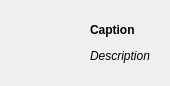
<?xml version="1.0" encoding="UTF-8"?>
<ui version="4.0">
 <class>ItemWidget</class>
 <widget class="QWidget" name="ItemWidget">
  <property name="geometry">
   <rect>
    <x>0</x>
    <y>0</y>
    <width>160</width>
    <height>82</height>
   </rect>
  </property>
  <property name="windowTitle">
   <string>Form</string>
  </property>
  <layout class="QHBoxLayout" name="horizontalLayout">
   <item>
    <widget class="QPushButton" name="mSrcButton">
     <property name="minimumSize">
      <size>
       <width>64</width>
       <height>64</height>
      </size>
     </property>
     <property name="maximumSize">
      <size>
       <width>64</width>
       <height>64</height>
      </size>
     </property>
     <property name="text">
      <string/>
     </property>
     <property name="iconSize">
      <size>
       <width>64</width>
       <height>64</height>
      </size>
     </property>
     <property name="flat">
      <bool>true</bool>
     </property>
    </widget>
   </item>
   <item>
    <widget class="QWidget" name="widget" native="true">
     <layout class="QVBoxLayout" name="verticalLayout">
      <item>
       <widget class="QLabel" name="mCaptionLabel">
        <property name="font">
         <font>
          <weight>75</weight>
          <bold>true</bold>
         </font>
        </property>
        <property name="text">
         <string>Caption</string>
        </property>
       </widget>
      </item>
      <item>
       <widget class="QLabel" name="mDescriptionLabel">
        <property name="font">
         <font>
          <italic>true</italic>
         </font>
        </property>
        <property name="text">
         <string>Description</string>
        </property>
       </widget>
      </item>
     </layout>
    </widget>
   </item>
  </layout>
 </widget>
 <resources/>
 <connections/>
</ui>
